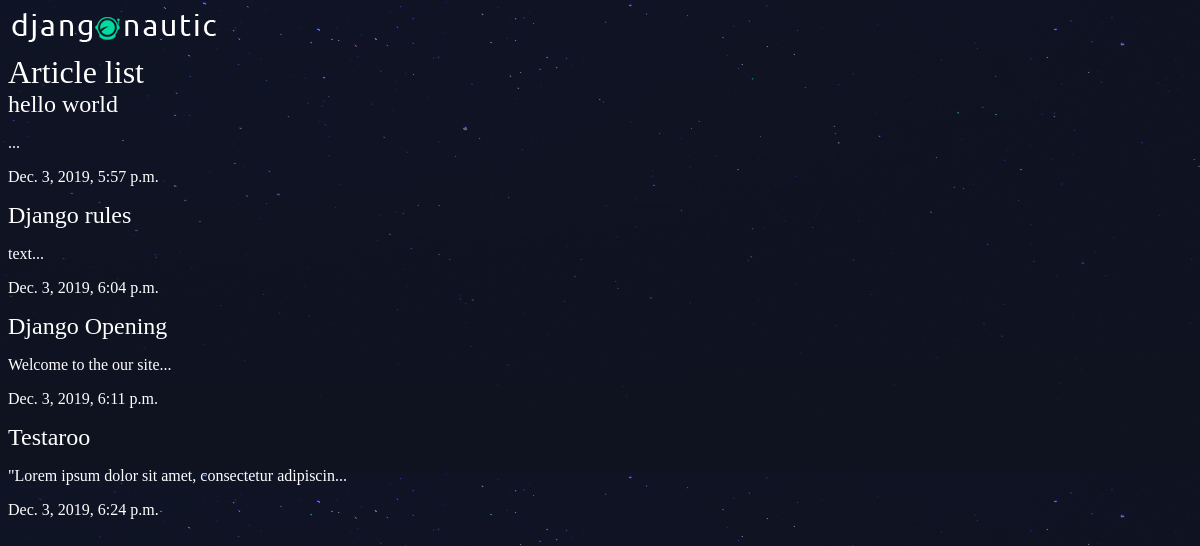
The page /articles/ on the database as committed earlier.
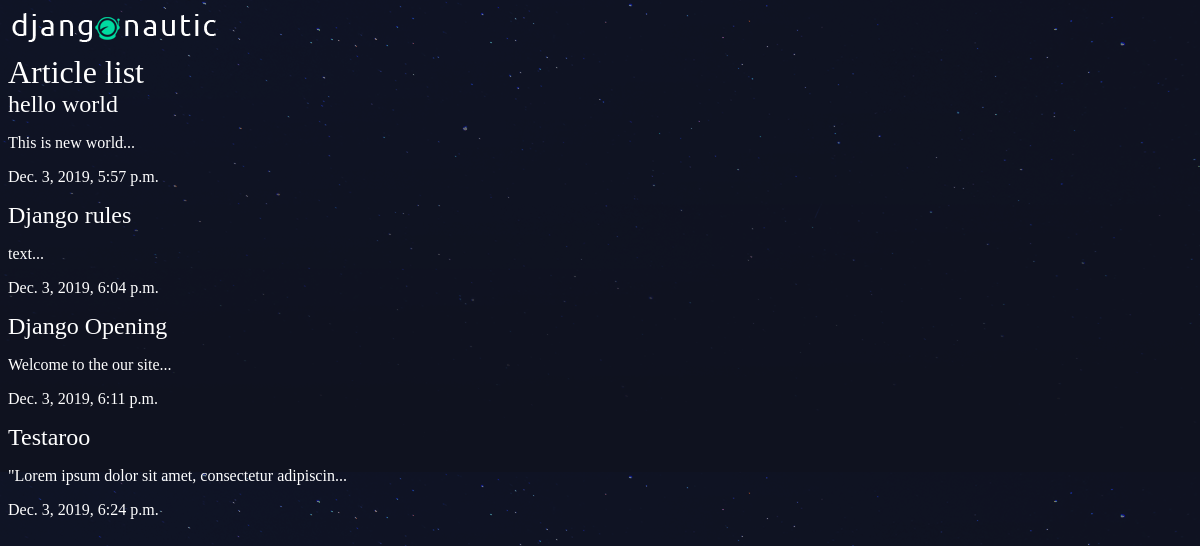
The same page on the database as committed later.
### articles/models.py (models this page shows, shortened)
class Article(models.Model):
    title = models.CharField(max_length = 100)
    slug = models.SlugField()
    body = models.TextField()
    date = models.DateTimeField(auto_now_add = True)
    def snippet(self):
        return self.body[:50]+'...'

### articles/views.py (the view)
def article_list(request):
    articles = Article.objects.all().order_by('date')
    return render(request,'articles/article_list.html',{'articles': articles})

### articles/templates/articles/article_list.html
{% extends 'base_layout.html' %}
{% block content %}
      <h1>Article list</h1>
      <div class="articles">
        {% for article in articles %}
          <div class="article">
            <h2><a href="{% url 'articles:details' slug=article.slug %}">{{article.title}}</a></h2>
            <p>{{article.snippet}}</p>
            <p>{{article.date}}</p>
          </div>
        {% endfor %}
      </div>
{% endblock %}

### templates/base_layout.html (shortened to what this page needs)
{% load static from staticfiles %}
<!DOCTYPE html>
<html lang="en" dir="ltr">
  <head>
    <link rel ="stylesheet" href="{% static 'styles.css' %}">
  </head>
  <body>
      <div class="wrapper">
        <h1><a href="{% url 'articles:list' %}"><img src="{% static 'logo.png' %}"/></a></h1>
        {% block content %}
        {% endblock %}
      </div>
  </body>
</html>

### assets/styles.css (style rules this page uses)
body { background-color: #0f121f; background-image: url(stars.png); background-repeat-y: no-repeat; color: #fff; }
body * { font-family: Ubuntu; }
h1,h2,h3,h4,h5 { font-weight: normal; margin: 0; }
a, a:hover, a:visited { color: #fff; text-decoration: none; }

Rows that differ between the two databases and show on the page:
changed Article "hello world": snippet "..." → "This is new world..."
